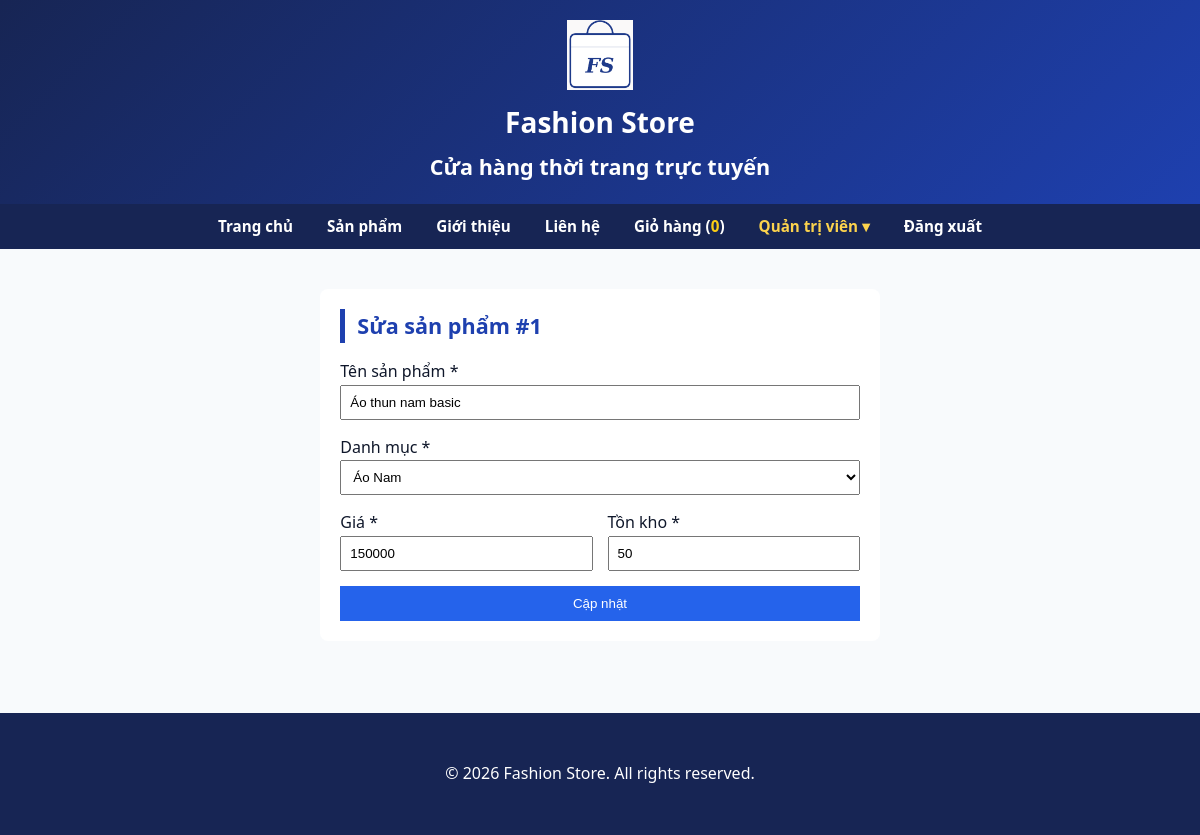
The page /sua-san-pham.php?id=1 (signed in) on the database its author committed.
### tables this page shows
CREATE TABLE san_pham (
    id INT UNSIGNED AUTO_INCREMENT PRIMARY KEY,
    danh_muc_id INT UNSIGNED NOT NULL,
    ten VARCHAR(200) NOT NULL,
    gia INT UNSIGNED NOT NULL,
    ton_kho INT UNSIGNED NOT NULL DEFAULT 0,
    anh VARCHAR(255),
    mau_sac VARCHAR(100) DEFAULT 'Đen, Trắng',
    kich_thuoc VARCHAR(100) DEFAULT 'M, L, XL',
    video VARCHAR(255) DEFAULT '',
    mo_ta TEXT,
    ngay_tao DATETIME NOT NULL DEFAULT CURRENT_TIMESTAMP,

    CONSTRAINT chk_san_pham_gia CHECK (gia >= 1000),
    CONSTRAINT fk_san_pham_danh_muc
        FOREIGN KEY (danh_muc_id)
        REFERENCES danh_muc(id)
        ON DELETE RESTRICT
        ON UPDATE CASCADE,

    INDEX idx_san_pham_danh_muc (danh_muc_id)
);

CREATE TABLE danh_muc (
    id INT UNSIGNED AUTO_INCREMENT PRIMARY KEY,
    ten VARCHAR(100) NOT NULL,
    slug VARCHAR(100) NOT NULL UNIQUE
);

### src/Data/KhoSanPham.php (called while the page is built, shortened)
<?php
class KhoSanPham
{
    public function tatCa(): array
    {
        try {
            $pdo = \db();
            $sql = "SELECT p.*, d.ten AS ten_danh_muc
                    FROM san_pham p
                    LEFT JOIN danh_muc d ON p.danh_muc_id = d.id
                    ORDER BY p.id DESC";
            $stmt = $pdo->query($sql);
            $rows = $stmt->fetchAll();
            $danhSach = [];
            foreach ($rows as $row) {
                $d = [
                    'id'         => (int)$row['id'],
                    'ten'        => $row['ten'],
                    'gia'        => (int)$row['gia'],
                    'soLuong'    => (int)$row['ton_kho'],
                    'danhMuc'    => $row['ten_danh_muc'] ?? 'Thời trang',
                    'moTa'       => $row['mo_ta'] ?? '',
                    'hinhAnh'    => !empty($row['anh']) ? $row['anh'] : 'images/default.jpg',
                    'mauSac'     => $row['mau_sac'] ?? 'Đen, Trắng',
                    'kichThuoc'  => $row['kich_thuoc'] ?? 'M, L, XL',
                    'video'      => $row['video'] ?? ''
                ];
                $danhSach[] = SanPham::tuMang($d);
            }
            return $danhSach;
        } catch (\PDOException $e) {
            http_response_code(500);
            echo 'Lỗi truy vấn cơ sở dữ liệu: ' . htmlspecialchars($e->getMessage());
            exit;
        }
    }
}

### src/Services/GioHang.php (called while the page is built, shortened)
<?php
final class GioHang
{
    private KhoSanPham $khoSanPham;
    public function __construct(?KhoSanPham $khoSanPham = null)
    {
        $this->khoSanPham = $khoSanPham ?? new KhoSanPham();
    }
    public function tatCa(): array
    {
        $danhSachId = [];
        foreach ($this->khoSanPham->tatCa() as $sanPham) {
            $danhSachId[(string) $sanPham->id] = true;
        }
        $ketQua = [];
        return $ketQua;
    }
    public function tongSoLuong(): int
    {
        return array_sum($this->tatCa());
    }
}

### inc/config.php (called while the page is built, shortened)
<?php
spl_autoload_register(function ($class) {
    $prefix = 'App\\';
    $base_dir = __DIR__ . '/../src/';
    $len = strlen($prefix);
    $relative_class = substr($class, $len);
    $file = $base_dir . str_replace('\\', '/', $relative_class) . '.php';
});

### src/Models/SanPham.php (called while the page is built, shortened)
<?php
class SanPham
{
    public static function tuMang(array $d): self
    {
        return new self(
            $d['id'],
            $d['ten'],
            $d['gia'],
            $d['soLuong'],
            $d['danhMuc'],
            $d['moTa'],
            $d['hinhAnh'],
            $d['mauSac'],
            $d['kichThuoc'],
            $d['video'] ?? ''
        );
    }
}

### sua-san-pham.php (the view, shortened to what this page needs)
<?php
require_once __DIR__ . '/inc/config.php';
$pdo = db();
$id = (int)($_GET['id'] ?? 0);
$stmt = $pdo->prepare("SELECT * FROM san_pham WHERE id = ?");
$stmt->execute([$id]);
$sanPham = $stmt->fetch();
$stmtDm = $pdo->query("SELECT id, ten FROM danh_muc ORDER BY id ASC");
$danhMucList = $stmtDm->fetchAll();
require_once __DIR__ . '/inc/header.php';
?>
<main style="max-width: 800px; margin: 40px auto; padding: 20px; background: white; border-radius: 8px;">
    <h2>Sửa sản phẩm #<?= $id ?></h2>
    <form method="POST" action="" style="display: flex; flex-direction: column; gap: 15px;">
        <div>
            <label>Tên sản phẩm *</label>
            <input type="text" name="ten" value="<?= htmlspecialchars($_POST['ten'] ?? $sanPham['ten']) ?>" style="width: 100%; padding: 8px;">
        </div>
        <div>
            <label>Danh mục *</label>
            <select name="danh_muc_id" style="width: 100%; padding: 8px;">
                <?php foreach ($danhMucList as $dm): ?>
                    <option value="<?= $dm['id'] ?>" <?= (($sanPham['danh_muc_id'] ?? 0) == $dm['id']) ? 'selected' : '' ?>><?= htmlspecialchars($dm['ten']) ?></option>
                <?php endforeach; ?>
            </select>
        </div>
        <div style="display: flex; gap: 15px;">
            <div style="flex: 1;"><label>Giá *</label><input type="number" name="gia" value="<?= (int)($_POST['gia'] ?? $sanPham['gia']) ?>" style="width: 100%; padding: 8px;"></div>
            <div style="flex: 1;"><label>Tồn kho *</label><input type="number" name="ton_kho" value="<?= (int)($_POST['ton_kho'] ?? $sanPham['ton_kho']) ?>" style="width: 100%; padding: 8px;"></div>
        </div>
        <button type="submit" style="padding: 10px; background: #2563eb; color: white; border: none; cursor: pointer;">Cập nhật</button>
    </form>
</main>
<?php require_once __DIR__ . '/inc/footer.php'; ?>

### css/style.css (style rules this page uses)
:root { --mau-chinh: #1e40af; --mau-chinh-dam: #172554; --mau-nhan: #d97706; --mau-chu: #0f172a; --mau-chu-phu: #334155; --mau-nen: #f8fafc; --mau-trang: #ffffff; --mau-vien: #cbd5e1; --bo-goc: 8px; --bo-goc-lon: 12px; --khoang-cach: 16px; --khoang-cach-lon: 32px; --phong-chu: system-ui, -apple-system, BlinkMacSystemFont, "Segoe UI", Roboto, sans-serif; }
*, *::before, *::after { box-sizing: border-box; }
body { margin: 0; font-family: var(--phong-chu); line-height: 1.6; color: var(--mau-chu); background-color: var(--mau-nen); }
.bo-cuc-trang { display: grid; min-height: 100vh; grid-template-areas: "dau" "menu" "chinh" "chan"; grid-template-rows: auto auto minmax(0, 1fr) auto; grid-template-columns: minmax(0, 1fr); gap: 0; width: 100%; }
h2 { font-size: 1.35rem; color: var(--mau-chinh); border-left: 5px solid var(--mau-chinh); padding-left: 12px; margin-top: 0; margin-bottom: var(--khoang-cach); }

### rows shown on the page
san_pham: id "1", ten "Áo thun nam basic", danh_muc_id "Áo Nam", gia "150000", ton_kho "50"

### other values the page prints
$tongSoLuong "0"
